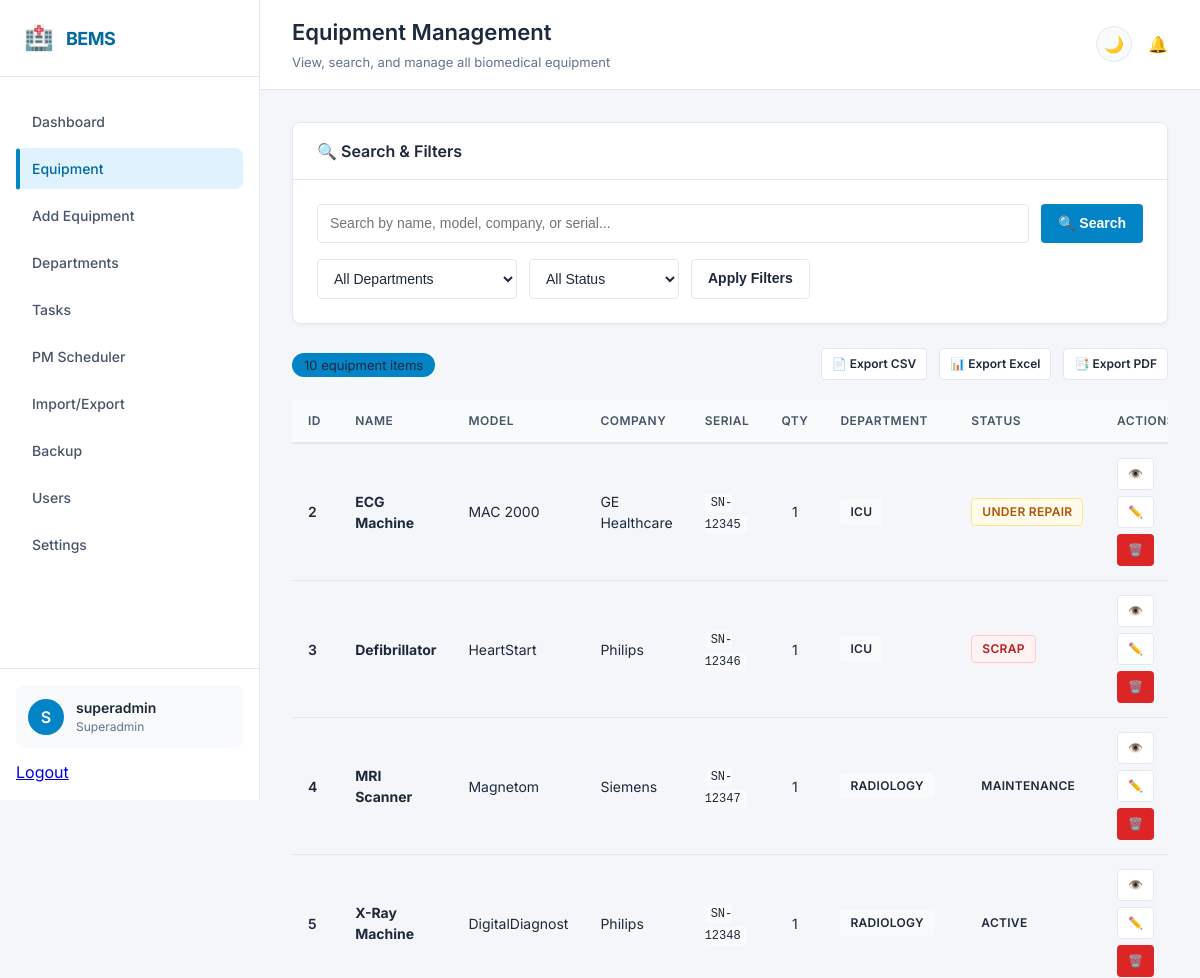
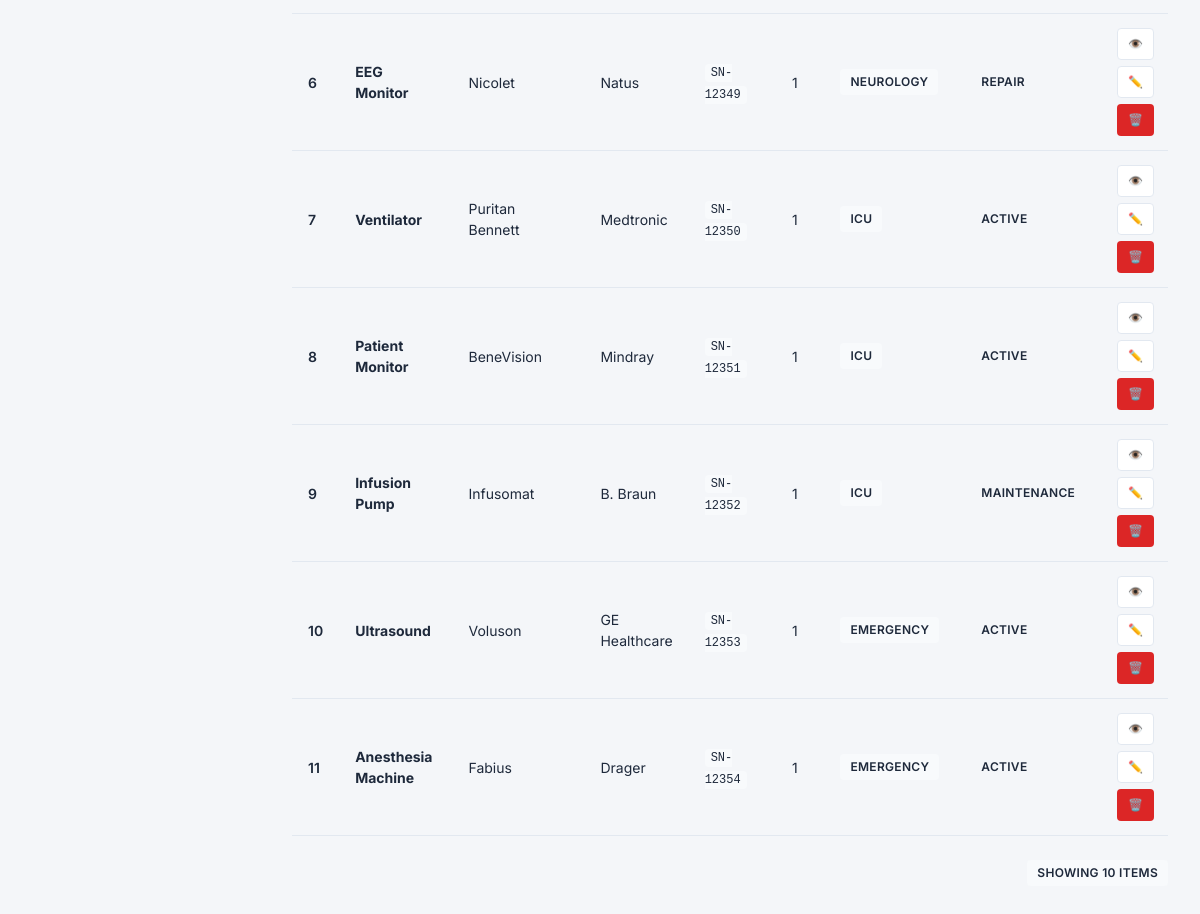
The page /equipment_list (signed in) on the database its author committed (2 pictures, top to bottom).
### app.py (models this page shows)
class Equipment(db.Model):
    id = db.Column(db.Integer, primary_key=True)
    name = db.Column(db.String(100))
    model_no = db.Column(db.String(100))
    company = db.Column(db.String(100))
    serial_no = db.Column(db.String(100))
    quantity = db.Column(db.Integer, default=1)
    department_id = db.Column(db.Integer, db.ForeignKey('department.id'))
    department_name = db.Column(db.String(100))
    status = db.Column(db.String(50))
    install_date = db.Column(db.String(50))
    warranty_date = db.Column(db.String(50))
    last_service = db.Column(db.String(50))
    created_at = db.Column(db.String(50), default=lambda: datetime.now().strftime('%Y-%m-%d %H:%M:%S'))

class Department(db.Model):
    id = db.Column(db.Integer, primary_key=True)
    name = db.Column(db.String(100), unique=True, nullable=False)
    description = db.Column(db.String(200))
    created_at = db.Column(db.String(50), default=lambda: datetime.now().strftime('%Y-%m-%d %H:%M:%S'))
    equipments = db.relationship('Equipment', backref='department_obj', lazy=True)

### app.py (the view, shortened to what this page needs)
@app.route('/equipment_list')
@login_required
def equipment_list():
    search = request.args.get('search', '')
    department = request.args.get('department', '')
    status_filter = request.args.get('status', '')
    query = Equipment.query
    if department:
        query = query.filter_by(department_name=department)
    if status_filter:
        query = query.filter_by(status=status_filter)
    equipments = query.all()
    departments = [d.name for d in Department.query.all()]
    return render_template('equipment_list.html',
                         equipments=equipments,
                         departments=departments,
                         search=search,
                         department=department,
                         status_filter=status_filter)

### app.py (called while the page is built)
def login_required(f):
    @wraps(f)
    def decorated_function(*args, **kwargs):
        if 'user' not in session:
            return redirect('/login')
        return f(*args, **kwargs)
    return decorated_function

### templates/equipment_list.html (shortened to what this page needs)
{% extends "base.html" %}
{% block page_title %}Equipment Management{% endblock %}
{% block page_description %}View, search, and manage all biomedical equipment{% endblock %}
{% block content %}
<div class="card" style="margin-bottom: 24px;">
    <div class="card-header">
        <h3 class="card-title">🔍 Search & Filters</h3>
    </div>
    <div class="card-body">
        <form method="GET" action="/equipment_list">
            <div style="display: flex; gap: 12px; flex-wrap: wrap; margin-bottom: 16px;">
                <input type="text" name="search" placeholder="Search by name, model, company, or serial..."
                       value="{{ search }}" class="form-control" style="flex: 2;">
                <button type="submit" class="btn btn-primary">🔍 Search</button>
            </div>
            <div style="display: flex; gap: 12px; flex-wrap: wrap;">
                <select name="department" class="form-control" style="width: 200px;">
                    <option value="">All Departments</option>
                </select>
                <select name="status" class="form-control" style="width: 150px;">
                    <option value="">All Status</option>
                </select>
                <button type="submit" class="btn btn-secondary">Apply Filters</button>
            </div>
        </form>
    </div>
</div>
<div style="display: flex; justify-content: space-between; align-items: center; flex-wrap: wrap; gap: 16px; margin-bottom: 20px;">
    <div class="results-info">
        <span style="background: var(--primary); padding: 4px 12px; border-radius: 20px; font-size: 13px;">
            {{ equipments|length }} equipment item{% if equipments|length != 1 %}s{% endif %}
        </span>
    </div>
    <div style="display: flex; gap: 12px; flex-wrap: wrap;">
        <a href="/export/csv" class="btn btn-secondary btn-sm">📄 Export CSV</a>
        <a href="/export/excel" class="btn btn-secondary btn-sm">📊 Export Excel</a>
        <a href="/export/pdf/equipment" class="btn btn-secondary btn-sm">📑 Export PDF</a>
    </div>
</div>
<div class="table-container">
    <table class="data-table">
        <thead>
            <tr>
                <th>ID</th>
                <th>Name</th>
                <th>Model</th>
                <th>Company</th>
                <th>Serial</th>
                <th>Qty</th>
                <th>Department</th>
                <th>Status</th>
                <th>Actions</th>
            </thead>
        <tbody>
            {% for eq in equipments %}
            <tr class="clickable-row" data-href="/equipment/{{ eq.id }}">
                <td style="font-weight: 600;">{{ eq.id }}</td>
                <td>
                    <strong>{{ eq.name }}</strong>
                </td>
                <td>{{ eq.model_no or '-' }}</td>
                <td>{{ eq.company or '-' }}</td>
                <td>
                    {% if eq.serial_no %}
                        <code style="background: var(--bg-tertiary); padding: 2px 6px; border-radius: 4px; font-size: 12px;">{{ eq.serial_no }}</code>
                    {% else %}
                        -
                    {% endif %}
                </td>
                <td style="text-align: center;">
                    {% if eq.quantity and eq.quantity > 1 %}
                        <span class="badge" style="background: var(--primary-light); color: var(--primary);">{{ eq.quantity }}</span>
                    {% else %}
                        1
                    {% endif %}
                </td>
                <td>
                    {% if eq.department_obj %}
                        <span class="badge" style="background: var(--bg-tertiary);">{{ eq.department_obj.name }}</span>
                    {% elif eq.department_name %}
                        <span class="badge" style="background: var(--bg-tertiary);">{{ eq.department_name }}</span>
                    {% else %}
                        -
                    {% endif %}
                </td>
                <td>
                    <span class="badge badge-{{ eq.status.lower().replace(' ', '-') }}">
                        {{ eq.status }}
                    </span>
                </td>
                <td style="display: flex; gap: 6px; flex-wrap: wrap;">
                    <a href="/equipment/{{ eq.id }}" class="btn btn-sm btn-secondary" title="View Details">
                        👁️
                    </a>
                    {% if session.get('role') in ['admin', 'superadmin'] %}
                        <a href="/edit/{{ eq.id }}" class="btn btn-sm btn-secondary" title="Edit">
                            ✏️
                        </a>
                        <a href="/equipment/{{ eq.id }}/delete"
                           class="btn btn-sm btn-danger"
                           title="Delete"
                           onclick="return confirmDelete('{{ eq.name }}', {{ eq.id }})">
                            🗑️
                        </a>
                    {% endif %}
                </td>
            </tr>
            {% endfor %}
        </tbody>
    </table>
</div>
{% if equipments|length > 0 %}
<div style="margin-top: 24px; display: flex; justify-content: flex-end;">
    <div style="display: flex; gap: 8px;">
        <span class="badge" style="background: var(--bg-tertiary);">
            Showing {{ equipments|length }} items
        </span>
    </div>
</div>
{% endif %}
{% endblock %}

### static/css/style.css (style rules this page uses)
:root { --bg-primary: #f4f6f9; --bg-secondary: #ffffff; --bg-tertiary: #f8fafc; --text-primary: #1e293b; --text-secondary: #475569; --text-muted: #64748b; --border-color: #e2e8f0; --card-shadow: 0 2px 4px rgba(0, 0, 0, 0.04); --card-shadow-hover: 0 8px 16px rgba(0, 0, 0, 0.08); --sidebar-bg: #ffffff; --sidebar-border: #e2e8f0; --header-bg: #ffffff; --input-bg: #ffffff; --success: #16a34a; --warning: #d97706; --danger: #dc2626; --info: #0ea5e9; --primary: #0284c7; --primary-dark: #0369a1; --primary-light: #e0f2fe; --radius-sm: 4px; --radius-md: 8px; --radius-lg: 12px; }
* { margin: 0; padding: 0; box-sizing: border-box; }
body { font-family: 'Inter', -apple-system, BlinkMacSystemFont, 'Segoe UI', Roboto, 'Helvetica Neue', Arial, sans-serif; background: var(--bg-primary); color: var(--text-primary); transition: background-color 0.3s ease, color 0.3s ease; overflow-x: hidden; line-height: 1.5; }
.card { background: var(--bg-secondary); border-radius: var(--radius-md); border: 1px solid var(--border-color); box-shadow: var(--card-shadow); margin-bottom: 24px; overflow: hidden; }
.card-header { padding: 16px 24px; border-bottom: 1px solid var(--border-color); display: flex; justify-content: space-between; align-items: center; background: var(--bg-secondary); flex-wrap: wrap; gap: 16px; }
.card-title { font-size: 16px; font-weight: 600; color: var(--text-primary); display: flex; align-items: center; gap: 8px; }
.card-body { padding: 24px; }
.table-container { overflow-x: auto; }
.data-table { width: 100%; border-collapse: collapse; }
.data-table th { text-align: left; padding: 12px 16px; background: var(--bg-tertiary); color: var(--text-secondary); font-weight: 600; font-size: 12px; text-transform: uppercase; letter-spacing: 0.5px; border-bottom: 2px solid var(--border-color); }
.data-table td { padding: 14px 16px; border-bottom: 1px solid var(--border-color); font-size: 14px; vertical-align: middle; }
.data-table tr { transition: background 0.15s; }
.badge { display: inline-flex; align-items: center; justify-content: center; padding: 4px 10px; border-radius: var(--radius-sm); font-size: 12px; font-weight: 600; letter-spacing: 0.3px; text-transform: uppercase; }
.badge-under-repair { background: #fffbeb; color: #b45309; border: 1px solid #fde68a; }
.badge-scrap { background: #fef2f2; color: #b91c1c; border: 1px solid #fecaca; }
.form-control { width: 100%; padding: 10px 12px; background: var(--input-bg); border: 1px solid var(--border-color); border-radius: var(--radius-sm); color: var(--text-primary); font-size: 14px; transition: border-color 0.2s, box-shadow 0.2s; }
.btn { display: inline-flex; align-items: center; justify-content: center; gap: 8px; padding: 8px 16px; border: 1px solid transparent; border-radius: var(--radius-sm); font-weight: 600; font-size: 14px; cursor: pointer; transition: all 0.2s; text-decoration: none; line-height: 1.5; }
.btn-primary { background: var(--primary); color: white; }
.btn-secondary { background: #ffffff; color: var(--text-primary); border-color: var(--border-color); }
.btn-danger { background: var(--danger); color: white; }
.btn-sm { padding: 6px 10px; font-size: 12px; }

### rows shown on the page
Equipment: id "2", name "ECG Machine", model_no "MAC 2000", company "GE Healthcare", serial_no "SN-12345", quantity "1", department_obj.name "ICU", status "UNDER REPAIR"
Equipment: id "3", name "Defibrillator", model_no "HeartStart", company "Philips", serial_no "SN-12346", quantity "1", department_obj.name "ICU", status "SCRAP"
Equipment: id "4", name "MRI Scanner", model_no "Magnetom", company "Siemens", serial_no "SN-12347", quantity "1", department_obj.name "RADIOLOGY", status "MAINTENANCE"
Equipment: id "5", name "X-Ray Machine", model_no "DigitalDiagnost", company "Philips", serial_no "SN-12348", quantity "1", department_obj.name "RADIOLOGY", status "ACTIVE"
Equipment: id "6", name "EEG Monitor", model_no "Nicolet", company "Natus", serial_no "SN-12349", quantity "1", department_obj.name "NEUROLOGY", status "REPAIR"
Equipment: id "7", name "Ventilator", model_no "Puritan Bennett", company "Medtronic", serial_no "SN-12350", quantity "1", department_obj.name "ICU", status "ACTIVE"
Equipment: id "8", name "Patient Monitor", model_no "BeneVision", company "Mindray", serial_no "SN-12351", quantity "1", department_obj.name "ICU", status "ACTIVE"
Equipment: id "9", name "Infusion Pump", model_no "Infusomat", company "B. Braun", serial_no "SN-12352", quantity "1", department_obj.name "ICU", status "MAINTENANCE"
Equipment: id "10", name "Ultrasound", model_no "Voluson", company "GE Healthcare", serial_no "SN-12353", quantity "1", department_obj.name "EMERGENCY", status "ACTIVE"
Equipment: id "11", name "Anesthesia Machine", model_no "Fabius", company "Drager", serial_no "SN-12354", quantity "1", department_obj.name "EMERGENCY", status "ACTIVE"

### other values the page prints
{{ session['user'][0]|upper if session.get('user') else 'U' }} "S"
{{ session.get('user', 'Guest') }} "superadmin"
{{ session.get('role', 'guest') }} "Superadmin"
{{ equipments|length }} "10"
